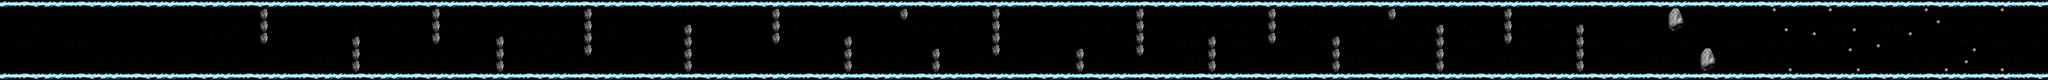

Below is a game level as drawn by its tile map, then a one-line description and the .tmx that defines it (tile-layer data replaced by summaries):
An orthogonal 512x20 tile map with 16x16 px tiles, 3 tile layers (background, walls, hazards).

<map version="1.0" orientation="orthogonal" width="512" height="20" tilewidth="16" tileheight="16">
 <tileset firstgid="1" name="reversePolarity Full" tilewidth="16" tileheight="16">
  <image source="../reversePolarity/Bubble/reversePolarity Full.png" width="960" height="320" />
 </tileset>
 <layer name="background" width="512" height="20">
  <data>[10240 cells, 10240 non-empty, 320 distinct tile ids]</data>
 </layer>
 <layer name="walls" width="512" height="20">
  <data>[10240 cells, 2048 non-empty, 28 distinct tile ids]</data>
 </layer>
 <layer name="hazards" width="512" height="20">
  <data>[10240 cells, 425 non-empty, 31 distinct tile ids]</data>
 </layer>
</map>
